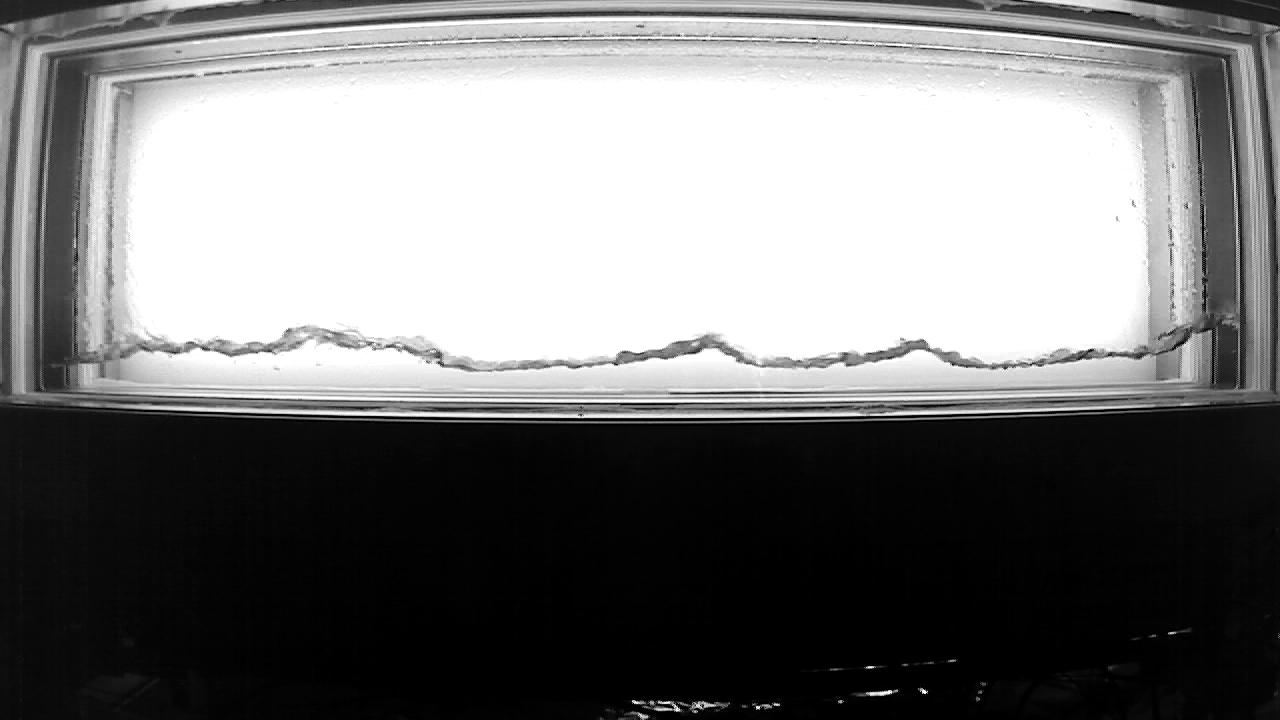
#> input picture CCFL002_1_2000_500_up_cam1_a_post.jpg, 1280 x 720 px
$ jupyter execute 'HZDR 1c Beberapa problem yg mungkin terjadi.ipynb'
#> lines starting #> are read from the running program, lines starting #| are printed output that depends on the picture; after the words box and inside, x2 and y2 are one past the last pixel; in counts of white or black regions, pixels touching at a corner belong together
[cell 1]
import cv2
import numpy as np
import matplotlib.pyplot as plt
import seaborn as sns; sns.set()
from skimage import draw

### Problem terkait dengan threshold yang kurang sesuai (garis permukaan air turun sampai ke dasar)
Threshold yang digunakan pada contoh ini adalah 210 (warna pixel di bawah 210 akan jadi hitam, di atas 210 akan jadi putih). Kalau ternyata garis permukaan air tidak terdeteksi, maka value 210 ini boleh dinaikkan sedikit demi sedikit agar warna gelap pada pixel permukaan air menjadi lebih banyak. Misal dinaikkan jadi 215, lalu kalau masih tidak terdeteksi bisa dinaikkan lagi jadi 220, dst.

Contoh kasusnya seperti ini:

[cell 2]
def preprocess_image(filename):
#> called with filename = 'CCFL002_1_2000_500_up_cam1_a_post.jpg'
    bgr_image       = cv2.imread(filename)
#> bgr_image is the input picture: shape (720, 1280, 3); min 0, max 255, mean 121.2
    rgb_image       = cv2.cvtColor(bgr_image, cv2.COLOR_BGR2RGB)
    gray_image      = cv2.cvtColor(rgb_image, cv2.COLOR_RGB2GRAY)
    # ANGKA THRESHOLD ADALAH 210 YANG ADA DI BAWAH SINI
    _, binary_image = cv2.threshold(gray_image, 210, 255, cv2.THRESH_BINARY)
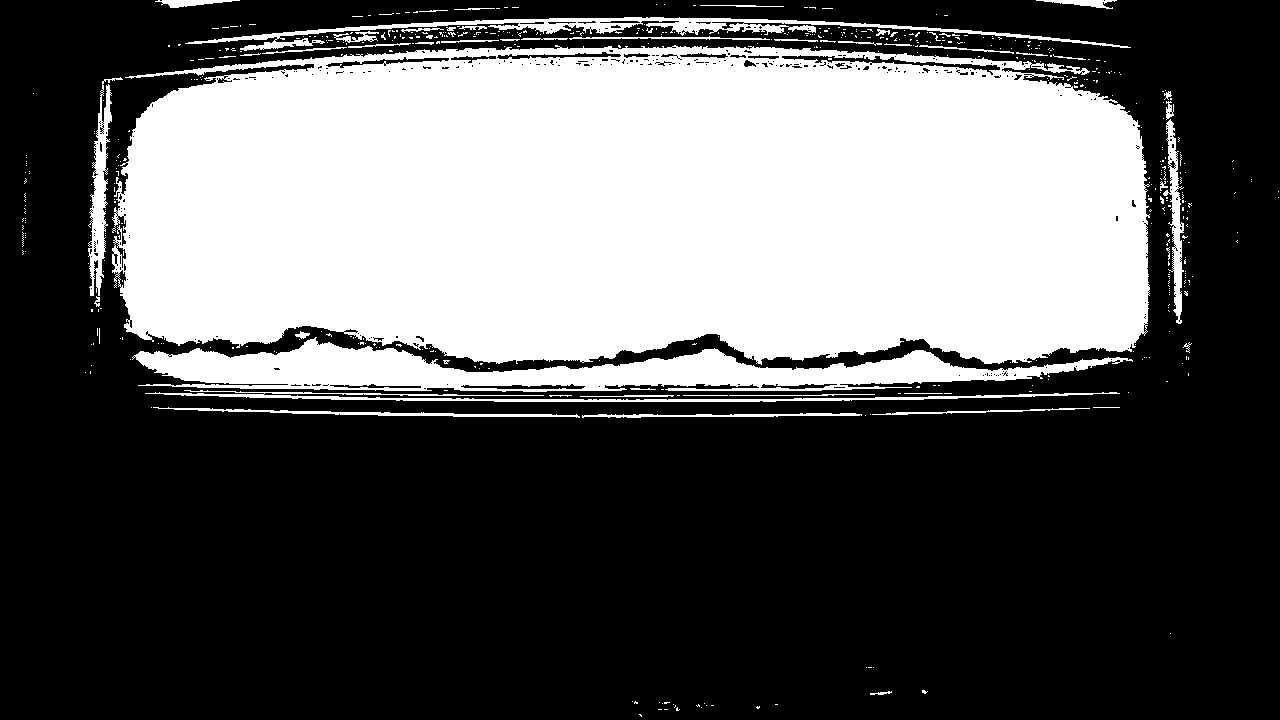
#> binary_image: shape (720, 1280); 36.4% white; 541 white regions (488 under 20 px), largest, box (x1, y1, x2, y2) and area: (112, 45, 1150, 365) 290976, (132, 337, 1133, 392) 24130, (185, 17, 1131, 51) 5643
    binary_image    = binary_image/255

    return binary_image, gray_image

### Problem terkait starting point pada sumbu y
Problem lain yang mungkin terjadi adalah garis permukaan air yang menggantung di atas wadah. Ini terjadi karena starting point yang diambil terlalu ke atas. Ini bisa dibetulkan dengan menurunkan titik awalnya.

Akan tetapi, menurunkan starting point seperti ini bisa membuat hasil pengukuran tidak tepat. Oleh karenanya kita perlu mengganti value average height nya.

Pada codingan di bawah ini saya menggunakan y_start=100. Ini adalah koordinat awal pada sumbu y. Di sini saya menggunakan metode coba-coba (biasa dikenal dengan brute force) untuk mendapatkan average height nya.

[cell 3]
binary_image, gray_image = preprocess_image('CCFL002_1_2000_500_up_cam1_a_post.jpg')
size = 5
y_start = 100

plt.figure(figsize=(10,10))
binary_image[110-size:110+size,150-size:150+size] = 0
binary_image[y_start-size:y_start+size,175-size:175+size] = 0
binary_image[y_start-size:y_start+size,200-size:200+size] = 0
binary_image[y_start-size:y_start+size,225-size:225+size] = 0
binary_image[y_start-size:y_start+size,250-size:250+size] = 0
binary_image[y_start-size:y_start+size,275-size:275+size] = 0
binary_image[y_start-size:y_start+size,300-size:300+size] = 0
binary_image[y_start-size:y_start+size,325-size:325+size] = 0
binary_image[y_start-size:y_start+size,350-size:350+size] = 0
binary_image[y_start-size:y_start+size,375-size:375+size] = 0
binary_image[y_start-size:y_start+size,400-size:400+size] = 0
binary_image[y_start-size:y_start+size,425-size:425+size] = 0
binary_image[y_start-size:y_start+size,450-size:450+size] = 0
binary_image[y_start-size:y_start+size,475-size:475+size] = 0
binary_image[y_start-size:y_start+size,500-size:500+size] = 0
binary_image[y_start-size:y_start+size,525-size:525+size] = 0
binary_image[y_start-size:y_start+size,550-size:550+size] = 0
binary_image[y_start-size:y_start+size,575-size:575+size] = 0
binary_image[y_start-size:y_start+size,600-size:600+size] = 0
binary_image[y_start-size:y_start+size,625-size:625+size] = 0
binary_image[y_start-size:y_start+size,650-size:650+size] = 0
binary_image[y_start-size:y_start+size,675-size:675+size] = 0
binary_image[y_start-size:y_start+size,700-size:700+size] = 0
binary_image[y_start-size:y_start+size,725-size:725+size] = 0
binary_image[y_start-size:y_start+size,750-size:750+size] = 0
binary_image[y_start-size:y_start+size,775-size:775+size] = 0
binary_image[y_start-size:y_start+size,800-size:800+size] = 0
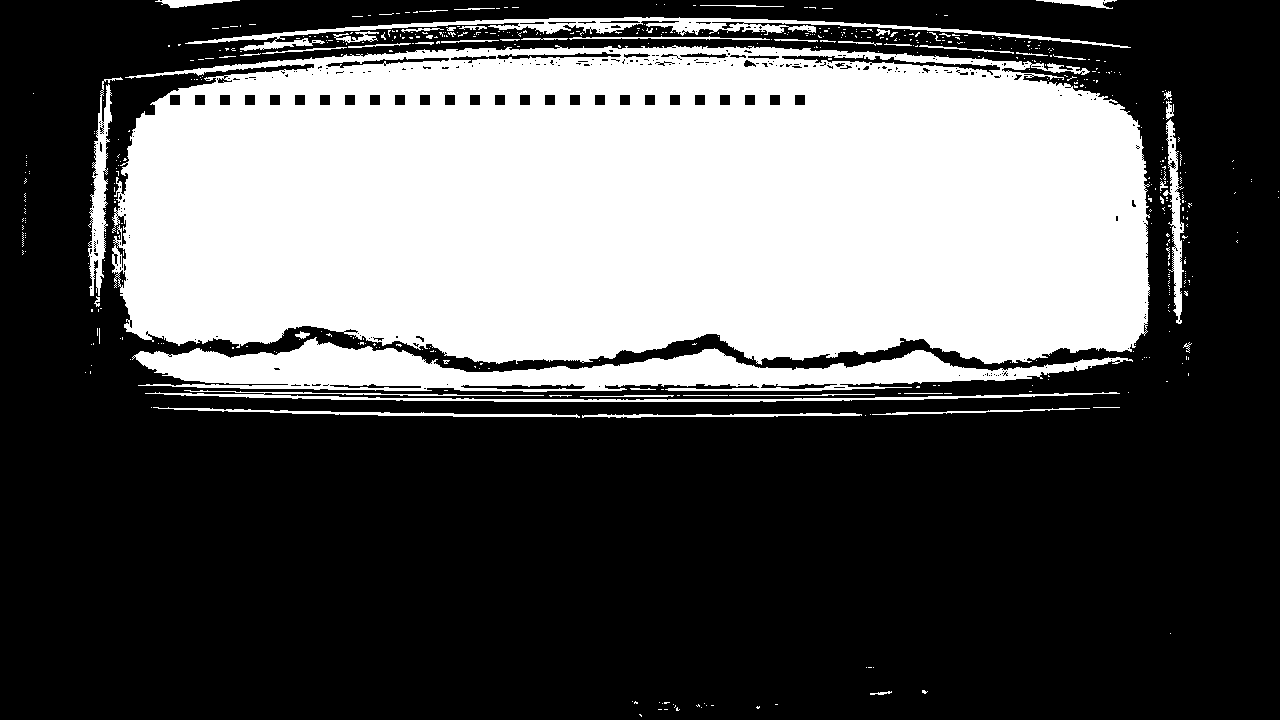
#> binary_image: shape (720, 1280) float64; values 0 (black) and 1 (white), 36.1% white; 541 white regions (488 under 20 px), largest, box (x1, y1, x2, y2) and area: (112, 45, 1150, 365) 288294, (132, 337, 1133, 392) 24130, (185, 17, 1131, 51) 5643
binary_image[y_start-size:y_start+size,825-size:825+size] = 0
binary_image[y_start-size:y_start+size,850-size:850+size] = 0
binary_image[y_start-size:y_start+size,875-size:875+size] = 0
binary_image[y_start-size:y_start+size,900-size:900+size] = 0
binary_image[y_start-size:y_start+size,925-size:925+size] = 0
binary_image[y_start-size:y_start+size,950-size:950+size] = 0
binary_image[y_start-size:y_start+size,975-size:975+size] = 0
binary_image[y_start-size:y_start+size,1000-size:1000+size] = 0
binary_image[y_start-size:y_start+size,1025-size:1025+size] = 0
binary_image[y_start-size:y_start+size,1050-size:1050+size] = 0
binary_image[y_start-size:y_start+size,1075-size:1075+size] = 0
binary_image[y_start-size:y_start+size,1100-size:1100+size] = 0
binary_image[120-size:120+size,1125-size:1125+size] = 0

# INI UNTUK MEMPERKIRAKAN KETINGGIAN DARI STARTING POINT KE DASAR WADAH
# DI SINI SAYA COBA PAKAI TINGGI 200, TAPI TERNYATA MASIH KURANG
binary_image[y_start:y_start+200,600-size:600+size] = 0


plt.imshow(binary_image, cmap='gray')

Contoh di atas menunjukkan bahwa perkiraan awal saya (200 pixel) masih belum bisa sampai ke dasar. Sehingga perlu ditambah lagi (lihat output di bawah).

Di bawah ini value nya saya naikkan sedikit demi sedikit sampai akhirnya saya dapat value 257 pixel (tepat di dasar wadah). Dengan demikian fungsi actual_height() di codingan yang untuk membuat video (file HZDR 10.ipynb) perlu diganti menjadi 257 (Angka 302 di bawah ini diganti jadi 257).

[cell 4]
binary_image, gray_image = preprocess_image('CCFL002_1_2000_500_up_cam1_a_post.jpg')
size = 5
y_start = 100

plt.figure(figsize=(10,10))
binary_image[110-size:110+size,150-size:150+size] = 0
binary_image[y_start-size:y_start+size,175-size:175+size] = 0
binary_image[y_start-size:y_start+size,200-size:200+size] = 0
binary_image[y_start-size:y_start+size,225-size:225+size] = 0
binary_image[y_start-size:y_start+size,250-size:250+size] = 0
binary_image[y_start-size:y_start+size,275-size:275+size] = 0
binary_image[y_start-size:y_start+size,300-size:300+size] = 0
binary_image[y_start-size:y_start+size,325-size:325+size] = 0
binary_image[y_start-size:y_start+size,350-size:350+size] = 0
binary_image[y_start-size:y_start+size,375-size:375+size] = 0
binary_image[y_start-size:y_start+size,400-size:400+size] = 0
binary_image[y_start-size:y_start+size,425-size:425+size] = 0
binary_image[y_start-size:y_start+size,450-size:450+size] = 0
binary_image[y_start-size:y_start+size,475-size:475+size] = 0
binary_image[y_start-size:y_start+size,500-size:500+size] = 0
binary_image[y_start-size:y_start+size,525-size:525+size] = 0
binary_image[y_start-size:y_start+size,550-size:550+size] = 0
binary_image[y_start-size:y_start+size,575-size:575+size] = 0
binary_image[y_start-size:y_start+size,600-size:600+size] = 0
binary_image[y_start-size:y_start+size,625-size:625+size] = 0
binary_image[y_start-size:y_start+size,650-size:650+size] = 0
binary_image[y_start-size:y_start+size,675-size:675+size] = 0
binary_image[y_start-size:y_start+size,700-size:700+size] = 0
binary_image[y_start-size:y_start+size,725-size:725+size] = 0
binary_image[y_start-size:y_start+size,750-size:750+size] = 0
binary_image[y_start-size:y_start+size,775-size:775+size] = 0
binary_image[y_start-size:y_start+size,800-size:800+size] = 0
binary_image[y_start-size:y_start+size,825-size:825+size] = 0
binary_image[y_start-size:y_start+size,850-size:850+size] = 0
binary_image[y_start-size:y_start+size,875-size:875+size] = 0
binary_image[y_start-size:y_start+size,900-size:900+size] = 0
binary_image[y_start-size:y_start+size,925-size:925+size] = 0
binary_image[y_start-size:y_start+size,950-size:950+size] = 0
binary_image[y_start-size:y_start+size,975-size:975+size] = 0
binary_image[y_start-size:y_start+size,1000-size:1000+size] = 0
binary_image[y_start-size:y_start+size,1025-size:1025+size] = 0
binary_image[y_start-size:y_start+size,1050-size:1050+size] = 0
binary_image[y_start-size:y_start+size,1075-size:1075+size] = 0
binary_image[y_start-size:y_start+size,1100-size:1100+size] = 0
binary_image[120-size:120+size,1125-size:1125+size] = 0

# INI UNTUK MEMPERKIRAKAN KETINGGIAN DARI STARTING POINT KE DASAR WADAH
# DI SINI SAYA COBA PAKAI TINGGI 200, TAPI TERNYATA MASIH KURANG
binary_image[y_start:y_start+257,600-size:600+size] = 0
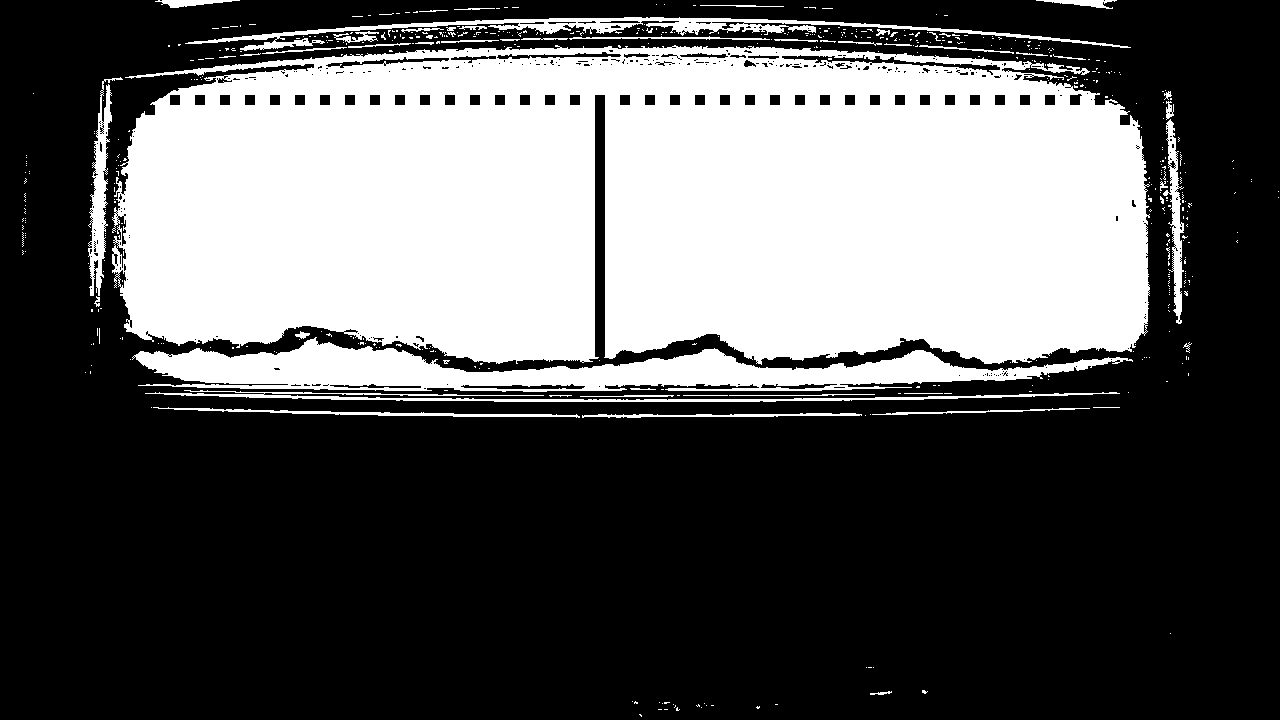
#> binary_image: shape (720, 1280) float64; values 0 (black) and 1 (white), 35.7% white; 542 white regions (489 under 20 px), largest, box (x1, y1, x2, y2) and area: (112, 45, 1150, 365) 284489, (132, 337, 1133, 392) 24130, (185, 17, 1131, 51) 5643


plt.imshow(binary_image, cmap='gray')
